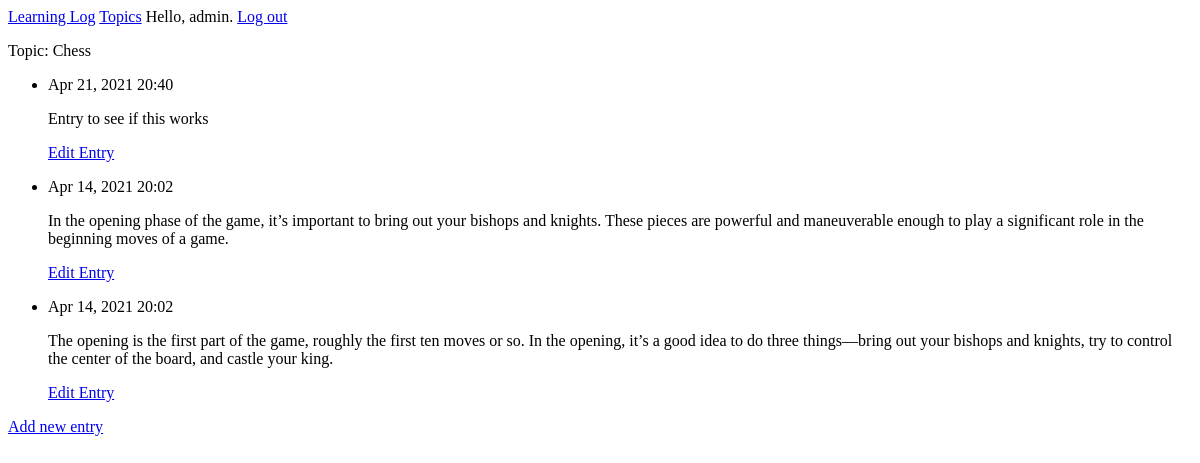
Before: /topics/1/ (signed in) with the older database file.
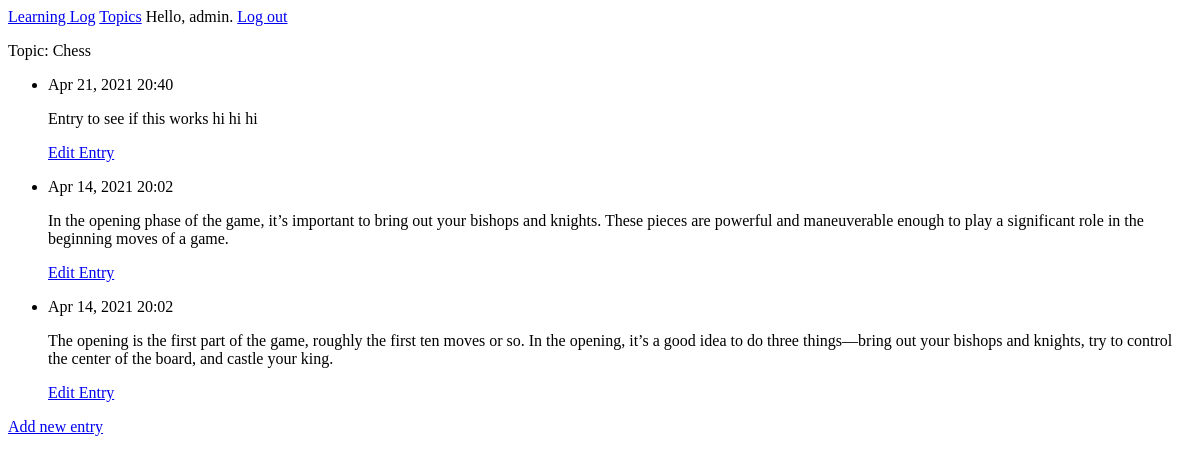
After: the same page with the newer database file.
### MainApp/models.py (models this page shows, shortened)
class Entry(models.Model):
    topic = models.ForeignKey(Topic, on_delete=models.CASCADE)
    text = models.TextField()
    date_added = models.DateTimeField(auto_now_add=True)
    class Meta:
        verbose_name_plural = "entries"

### MainApp/views.py (the view)
# urls.py: path("topics/<int:topic_id>/", views.topic, name="topic"),
@login_required
def topic(request, topic_id):
    topic = Topic.objects.get(id=topic_id)
    entries = topic.entry_set.order_by("-date_added")
    if topic.owner != request.user:
        raise Http404
    context = {"topic": topic, "entries": entries}
    return render(request, "MainApp/topic.html", context)

### MainApp/models.py (called while the page is built)
    def __str__(self):
        return self.text

### MainApp/templates/MainApp/topic.html
{% extends "MainApp/base.html" %}
{% block content %}
<p>Topic: {{topic}}</p>
<ul>
    {% for entry in entries %}
    <li>
        <p>{{entry.date_added|date:'M d, Y H:i'}}</p>
        <p> {{entry.text | linebreaks }}</p>
        <p>
            <a href="{% url 'MainApp:edit_entry' entry.id %}">Edit Entry</a>
        </p>
    </li>
    {% empty %}
    <li>There are no entries for this topic yet.</li>
    {% endfor %}
</ul>
<p> <a href="{% url 'MainApp:new_entry' topic.id %}">Add new entry</a></p>
{% endblock content %}

Changed rows visible on the page:
changed Entry: text "Entry to see if this works" → "Entry to see if this works hi hi hi"
